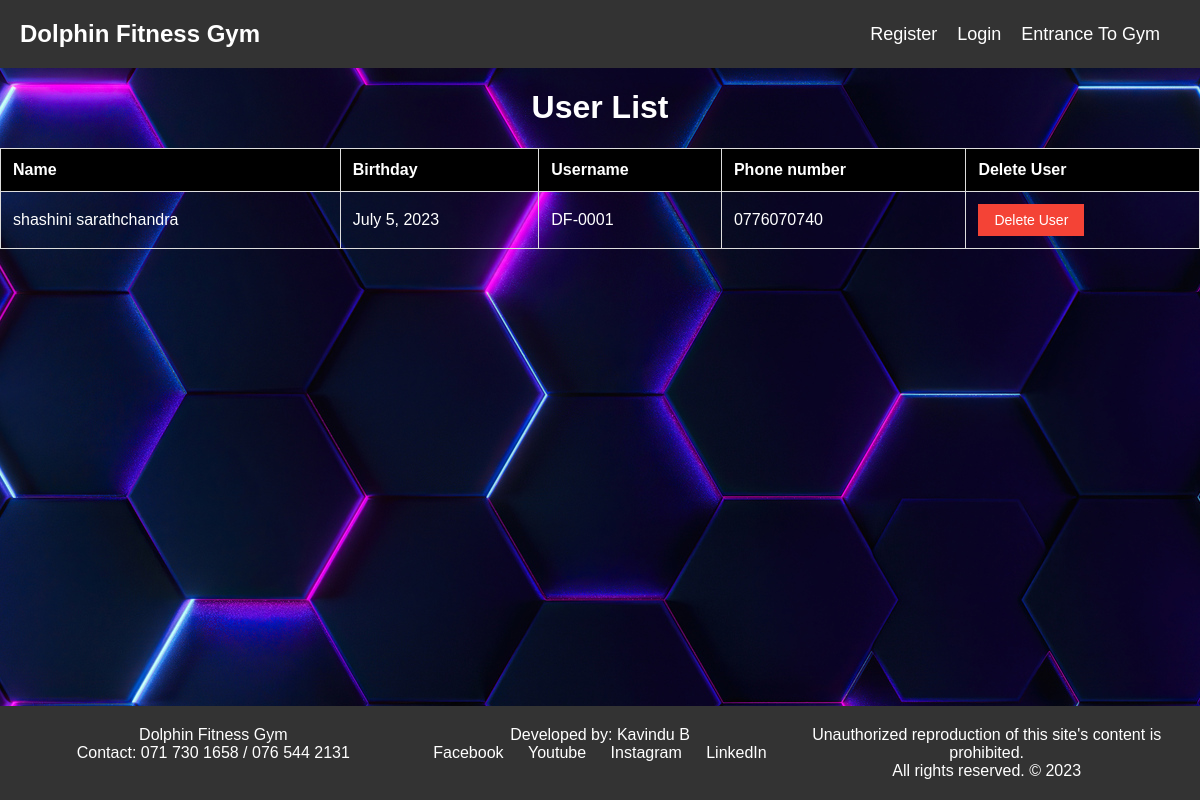
/users/, run on an earlier commit of the app's database.
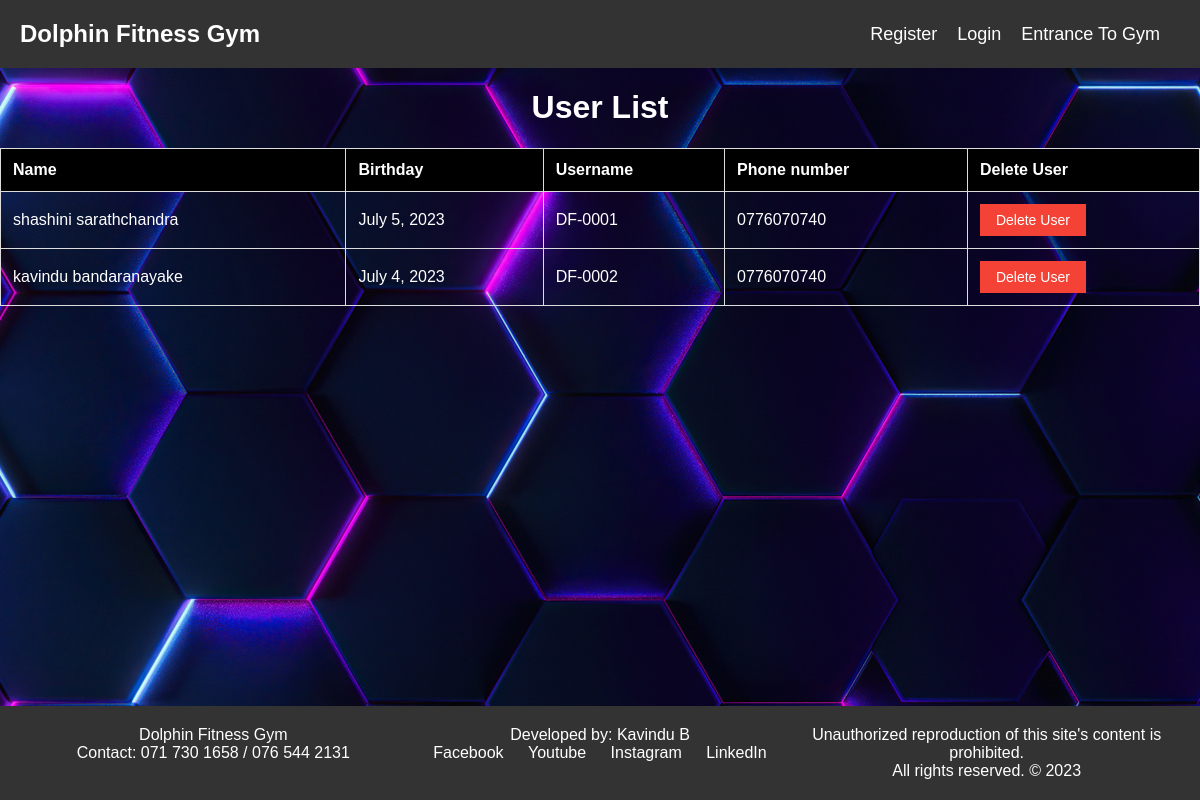
And on a later commit of the database.
### authentication/models.py (models this page shows, shortened)
class CustomUser(AbstractUser):
    name = models.CharField(max_length=255)
    birthday = models.DateField()
    username = models.CharField(max_length=255, unique=True)
    phone_number = models.CharField(max_length=20, blank=True, null=True)  # Added phone_number field
    groups = models.ManyToManyField(Group, related_name='customuser_set')
    user_permissions = models.ManyToManyField(Permission, related_name='customuser_set')

### authentication/views.py (the view)
# urls.py: path('users/', views.users, name='users'),
def users(request):
    users = CustomUser.objects.all()
    payments = Payment.objects.all()
    return render(request, 'user.html', {'users': users, 'payments': payments})

### authentication/templates/user.html (shortened to what this page needs)
{% extends 'base.html' %}
{% load static %}
{% block content %}
<body style="background-image: url('{% static 'images/polygon-glowing-joins-5k-fc-1920x1200.jpg' %}');color: white;">
<h1>User List</h1>
    <table>
        <thead>
            <tr>
                <th>Name</th>
                <th>Birthday</th>
                <th>Username</th>
                <th>Phone number </th>
                <th>Delete User</th>
            </tr>
        </thead>
        <tbody>
            {% for user in users %}
                <tr>
                    <td>{{ user.name }}</td>
                    <td>{{ user.birthday }}</td>
                    <td>{{ user.username }}</td>
                    <td>{{ user.phone_number }}</td>
                    <td>
                        <form method="POST" action="{% url 'delete_user' user.username %}">
                            <button type="submit" class="delete-user-btn">Delete User</button>
                        </form>
                    </td>
                </tr>
            {% endfor %}
        </tbody>
    </table>
</body>
{% endblock %}

What changed in the data, as far as the page shows it:
added CustomUser: name "kavindu bandaranayake", birthday "July 4, 2023", username "DF-0002", phone_number "0776070740"
